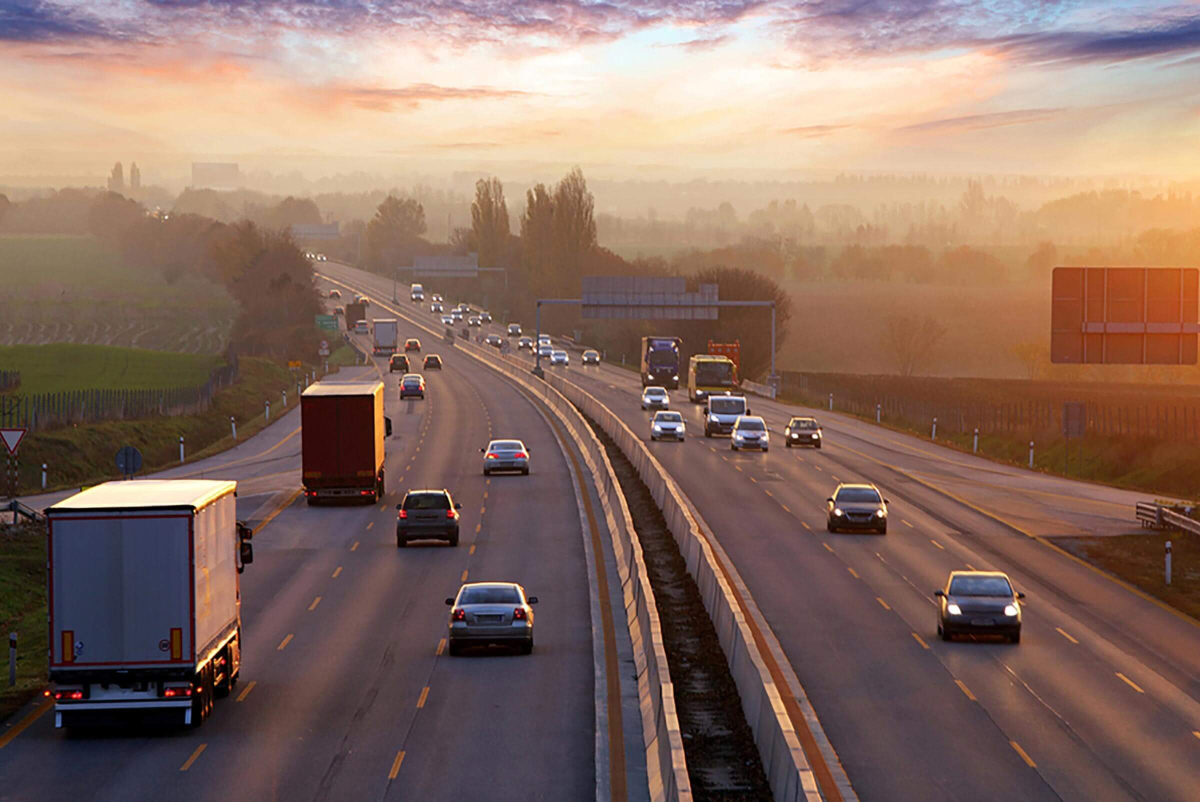
#> input picture How_to_OpenCV/1. Getting Started/Images/road.jpg, 2400 x 1603 px, found by its file name (shown at 1/2 size)
$ jupyter execute How_to_Introduction_OpenCV.ipynb   (shell and % lines are left out)
#> lines starting #> are read from the running program, lines starting #| are printed output that depends on the picture
# Introduction to OpenCV
Updated: 09-09-2019. [Here](https://www.geeksforgeeks.org/introduction-to-opencv/). [OpenCV Python Tutorial](https://www.geeksforgeeks.org/opencv-python-tutorial/).

This article will cover the following topics:

1. Reading an image
2. Extracting the RGB values of a pixel
3. Extracting the Region of Interest (ROI)
4. Resizing the Image
5. Rotating the Image
6. Drawing a Rectangle
7. Displaying text

## 1. Reading an image

[cell 1]
# Importing the OpenCV library
import cv2
print(cv2.__version__)

[cell 2]
# Reading the image using imread() function
image = cv2.imread('.\\images\\road.jpg')
#> image is the input picture: shape (1603, 2400, 3); mean B, G, R 98.4, 109.4, 136.3

# Extracting the height and width of an image
h, w = image.shape[:2]
#> h = 1603; w = 2400

# Displaying the height and width
print("Height = {}, Width = {}".format(h, w))
#| Height = 1603, Width = 2400

### Show the image

[cell 3]
#The line above is necesary to show Matplotlib's plots inside a Jupyter Notebook
from matplotlib import pyplot as plt

[cell 4]
#Show the image with matplotlib
plt.imshow(image)
plt.show()

[cell 5]
# The API documentation for cv2.waitKey()
cv2.imshow('img', image)
while(True):
    k = cv2.waitKey(33)
#> (key Esc is pressed here)
    if k == -1:  # if no key was pressed, -1 is returned
        continue
    else:
        break

cv2.destroyWindow('img')

[cell 6]
# load image using cv2....and do processing.
plt.imshow(cv2.cvtColor(image, cv2.COLOR_BGR2RGB))

# as opencv loads in BGR format by default, we want to show it in RGB.
plt.show()

## 2. Extracting the RGB values of a pixel
Now we will focus on extracting the RGB values of an individual pixel.

__Note__ – OpenCV arranges the channels in BGR order. So `the 0th value will correspond to Blue pixel and not Red`.

[cell 7]
# Extracting RGB values.
# Here we have randomly chosen a pixel
# by passing in 100, 100 for height and width.
(B, G, R) = image[100, 100]
#> B = 165; G = 172; R = 211

# Displaying the pixel values
print("R = {}, G = {}, B = {}".format(R, G, B))
#| R = 211, G = 172, B = 165

# We can also pass the channel to extract
# the value for a specific channel
# B[0], G[1], R[2]
B = image[100, 100, 0]
print("B = {}".format(B))
#| B = 165

## 3. Extracting the Region of Interest (ROI)

[cell 8]
# We will calculate the region of interest
# by slicing the pixels of the image
roi = image[100 : 500, 200 : 700]
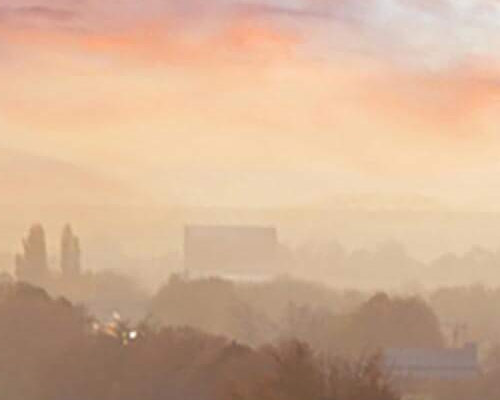
#> roi: shape (400, 500, 3); mean B, G, R 148.2, 176.2, 210.7
plt.imshow(roi)
plt.show()

## 4. Resizing the Image

[cell 9]
# resize() function takes 2 parameters,
# the image and the dimensions
resize = cv2.resize(image, (800, 800))
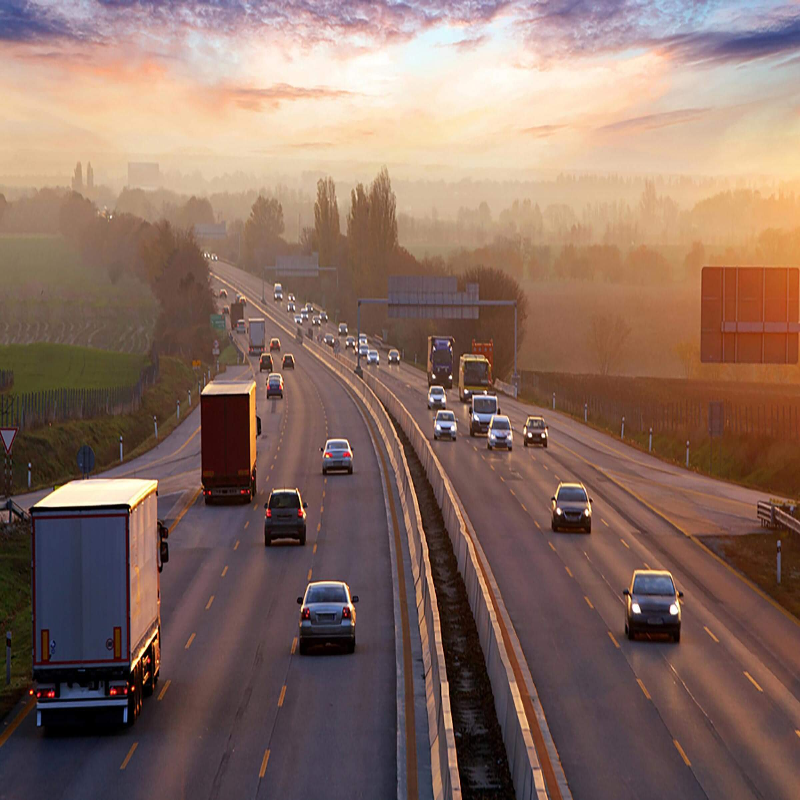
#> resize: shape (800, 800, 3); mean B, G, R 98.3, 109.3, 136.2
plt.imshow(resize)
plt.show()

The problem with this approach is that the aspect ratio of the image is not maintained. So we need to do some extra work in order to maintain a proper aspect ratio.

[cell 10]
# Calculating the ratio
ratio = 800 / w
#> ratio = 0.333

# Creating a tuple containing width and height
dim = (800, int(h * ratio))
#> dim = (800, 534)

# Resizing the image
resize_aspect = cv2.resize(image, dim)
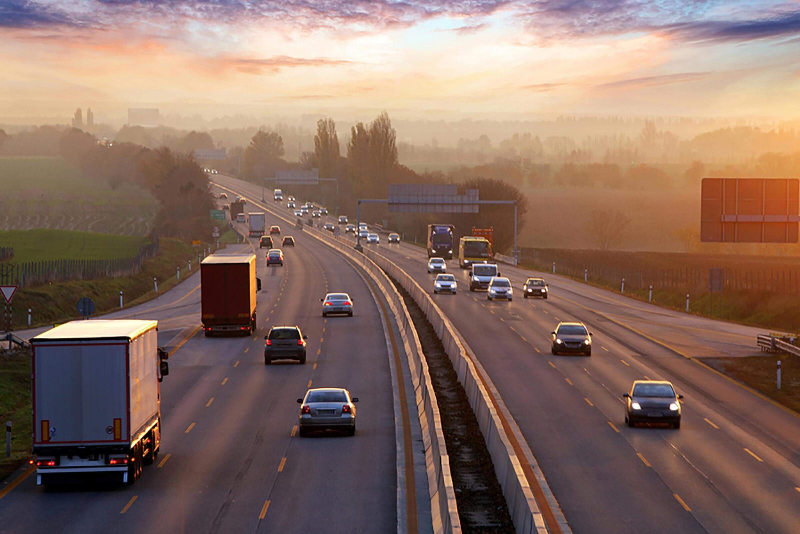
#> resize_aspect: shape (534, 800, 3); mean B, G, R 98.3, 109.3, 136.2
plt.imshow(resize_aspect)
plt.show()

[cell 11]
# Extracting the height and width of an image
h1, w1 = resize_aspect.shape[:2]
#> h1 = 534; w1 = 800

# Displaying the height and width
print("Height = {}, Width = {}".format(h1, w1))
#| Height = 534, Width = 800

## 5. Rotating the Image

[cell 12]
# Calculating the center of the image
center = (w // 2, h // 2)
#> center = (1200, 801)

# Generating a rotation matrix
matrix = cv2.getRotationMatrix2D(center, -60, 1.0)

# Performing the affine transformation
rotated = cv2.warpAffine(image, matrix, (w, h))
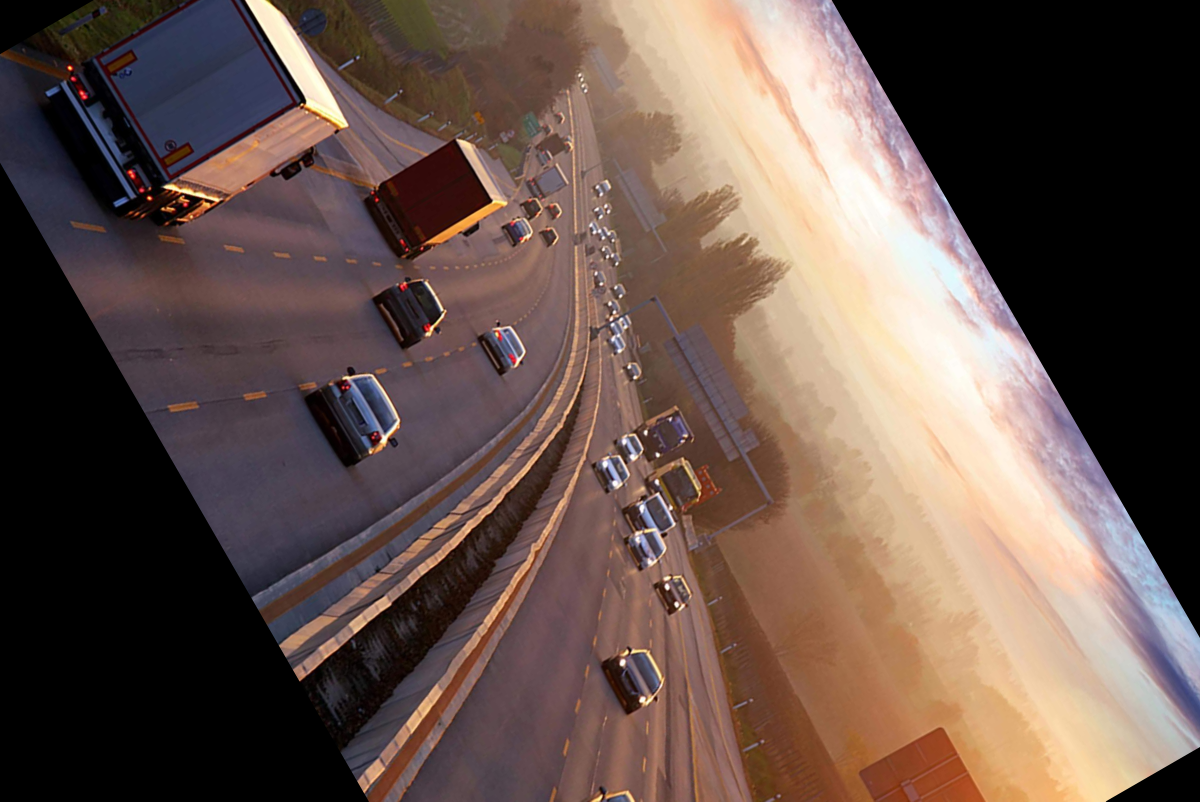
#> rotated: shape (1603, 2400, 3) (shown at 1/2 size); mean B, G, R 76.1, 83.4, 102.5
plt.imshow(rotated)
plt.show()

## 6. Drawing a Rectangle

[cell 13]
# We are copying the original image,
# as it is an in-place operation.
output = image.copy()

# Using the rectangle() function to create a rectangle.
#It takes in 5 arguments –
# - Image
# - Top-left corner co-ordinates
# - Bottom-right corner co-ordinates
# - Color (in BGR format)
# - Line width
rectangle = cv2.rectangle(output, (1500, 900), (600, 400), (255, 0, 0), 5)
plt.imshow(rectangle)
plt.show()

## 7. Displaying text

[cell 14]
# Copying the original image
output = image.copy()

# Adding the text using putText() function
#It takes in 7 arguments –
# - Image
# - Text to be displayed
# - Bottom-left corner co-ordinates, from where the text should start
# - Font
# - Font size
# - Color (BGR format)
# - Line width
text = cv2.putText(output, 'OpenCV Demo', (500, 550), cv2.FONT_HERSHEY_SIMPLEX, 4, (255, 0, 0), 5)
plt.imshow(text)
plt.show()
